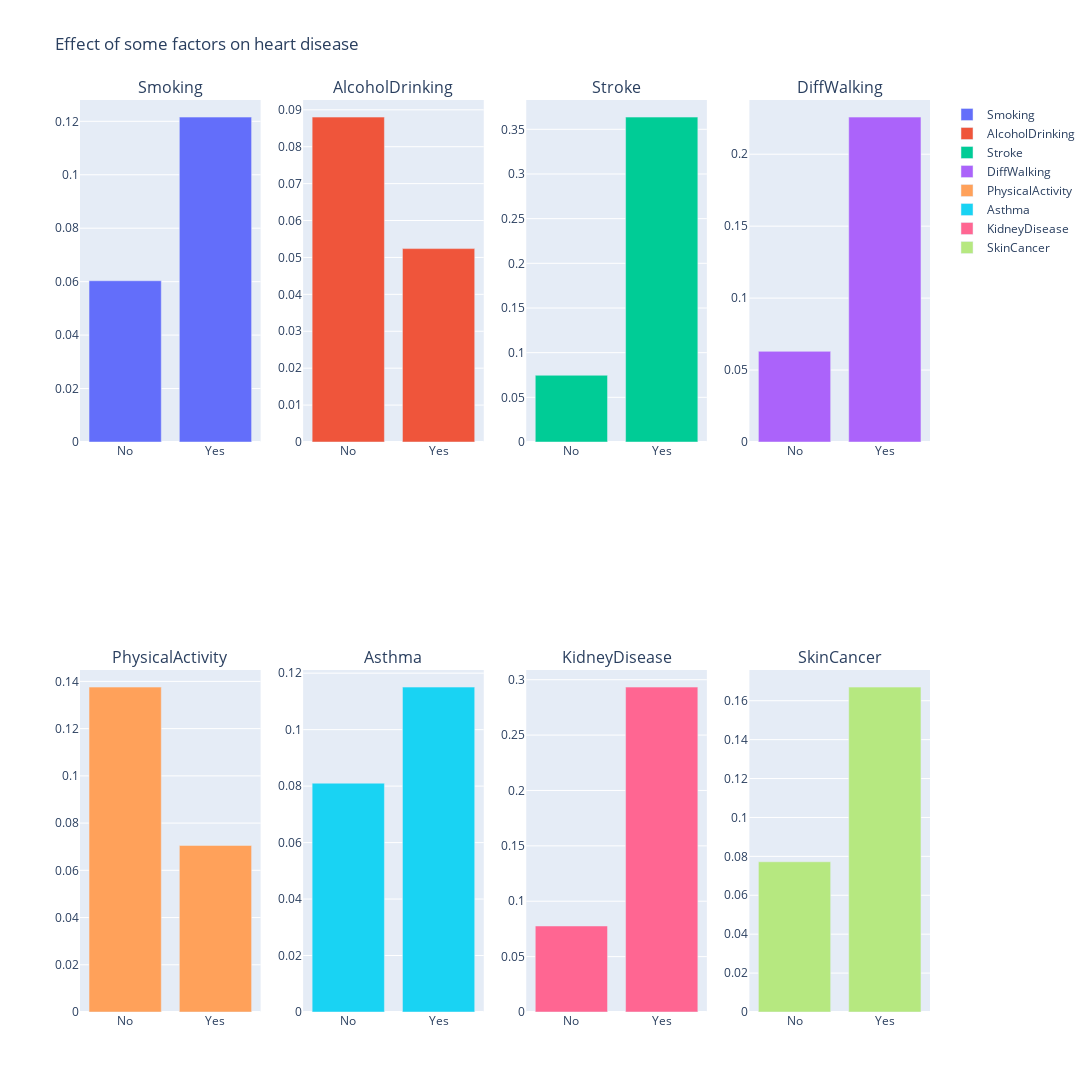

The code cell stored with this chart in its notebook:
### Code cell
D={}
L=['Smoking','AlcoholDrinking','Stroke','DiffWalking','PhysicalActivity','Asthma','KidneyDisease','SkinCancer']
for l in L:
    D[l]=[0,0]
Z=['No','Yes']
for l in L:
    for i in Z:
        x=df.loc[(df[l]==i),:].loc[df['HeartDisease']=='Yes'].HeartDisease.count()
        y=df.loc[(df[l]==i),].count()['HeartDisease']
        r=Z.index(i)
        D[l][r]=x/y
fig = make_subplots(rows=2, cols=4, subplot_titles=L)
B=[None]*8
r=0
for i in range(1,3):
    for j in range(1,5):
        B[r]=(i,j)
        r+=1
r=0
for l in L:
    fig.add_trace(go.Bar(x=['No','Yes'], y=D[l],name=l), row=B[r][0], col=B[r][1])
    r+=1

fig.update_layout(height=1200, width=1500, title_text="Effect of some factors on heart disease")
fig.show()
fig.write_image("./Images/dataVs.png")

### Figure 1 — Plotly figure (JSON) as saved in the notebook; plotly's stock layout.template omitted (floating-point values rounded to 4 significant figures)
{"data": [{"name": "Smoking", "type": "bar", "x": ["No", "Yes"], "xaxis": "x", "y": [0.06033, 0.1216], "yaxis": "y"}, {"name": "AlcoholDrinking", "type": "bar", "x": ["No", "Yes"], "xaxis": "x2", "y": [0.08802, 0.05239], "yaxis": "y2"}, {"name": "Stroke", "type": "bar", "x": ["No", "Yes"], "xaxis": "x3", "y": [0.07469, 0.3637], "yaxis": "y3"}, {"name": "DiffWalking", "type": "bar", "x": ["No", "Yes"], "xaxis": "x4", "y": [0.06298, 0.2258], "yaxis": "y4"}, {"name": "PhysicalActivity", "type": "bar", "x": ["No", "Yes"], "xaxis": "x5", "y": [0.1376, 0.07053], "yaxis": "y5"}, {"name": "Asthma", "type": "bar", "x": ["No", "Yes"], "xaxis": "x6", "y": [0.08103, 0.1151], "yaxis": "y6"}, {"name": "KidneyDisease", "type": "bar", "x": ["No", "Yes"], "xaxis": "x7", "y": [0.07765, 0.2933], "yaxis": "y7"}, {"name": "SkinCancer", "type": "bar", "x": ["No", "Yes"], "xaxis": "x8", "y": [0.07722, 0.167], "yaxis": "y8"}], "layout": {"annotations": [{"font": {"size": 16}, "showarrow": false, "text": "Smoking", "x": 0.1062, "xanchor": "center", "xref": "paper", "y": 1, "yanchor": "bottom", "yref": "paper"}, {"font": {"size": 16}, "showarrow": false, "text": "AlcoholDrinking", "x": 0.3688, "xanchor": "center", "xref": "paper", "y": 1, "yanchor": "bottom", "yref": "paper"}, {"font": {"size": 16}, "showarrow": false, "text": "Stroke", "x": 0.6313, "xanchor": "center", "xref": "paper", "y": 1, "yanchor": "bottom", "yref": "paper"}, {"font": {"size": 16}, "showarrow": false, "text": "DiffWalking", "x": 0.8938, "xanchor": "center", "xref": "paper", "y": 1, "yanchor": "bottom", "yref": "paper"}, {"font": {"size": 16}, "showarrow": false, "text": "PhysicalActivity", "x": 0.1062, "xanchor": "center", "xref": "paper", "y": 0.375, "yanchor": "bottom", "yref": "paper"}, {"font": {"size": 16}, "showarrow": false, "text": "Asthma", "x": 0.3688, "xanchor": "center", "xref": "paper", "y": 0.375, "yanchor": "bottom", "yref": "paper"}, {"font": {"size": 16}, "showarrow": false, "text": "KidneyDisease", "x": 0.6313, "xanchor": "center", "xref": "paper", "y": 0.375, "yanchor": "bottom", "yref": "paper"}, {"font": {"size": 16}, "showarrow": false, "text": "SkinCancer", "x": 0.8938, "xanchor": "center", "xref": "paper", "y": 0.375, "yanchor": "bottom", "yref": "paper"}], "height": 1200, "title": {"text": "Effect of some factors on heart disease"}, "width": 1500, "xaxis": {"anchor": "y", "domain": [0, 0.2125]}, "xaxis2": {"anchor": "y2", "domain": [0.2625, 0.475]}, "xaxis3": {"anchor": "y3", "domain": [0.525, 0.7375]}, "xaxis4": {"anchor": "y4", "domain": [0.7875, 1]}, "xaxis5": {"anchor": "y5", "domain": [0, 0.2125]}, "xaxis6": {"anchor": "y6", "domain": [0.2625, 0.475]}, "xaxis7": {"anchor": "y7", "domain": [0.525, 0.7375]}, "xaxis8": {"anchor": "y8", "domain": [0.7875, 1]}, "yaxis": {"anchor": "x", "domain": [0.625, 1]}, "yaxis2": {"anchor": "x2", "domain": [0.625, 1]}, "yaxis3": {"anchor": "x3", "domain": [0.625, 1]}, "yaxis4": {"anchor": "x4", "domain": [0.625, 1]}, "yaxis5": {"anchor": "x5", "domain": [0, 0.375]}, "yaxis6": {"anchor": "x6", "domain": [0, 0.375]}, "yaxis7": {"anchor": "x7", "domain": [0, 0.375]}, "yaxis8": {"anchor": "x8", "domain": [0, 0.375]}}}
